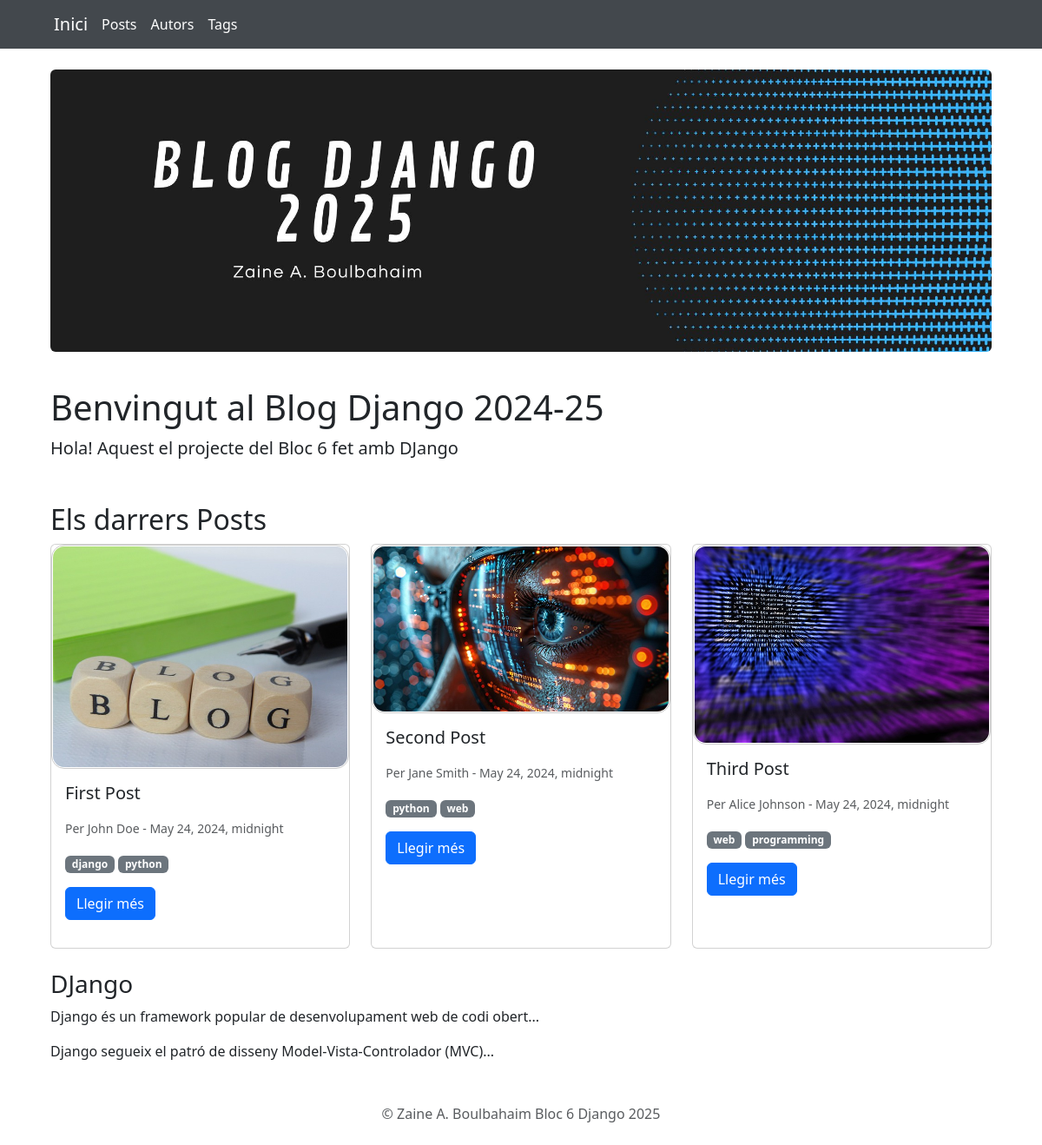
The page / on the database its author committed.
### blog/models.py (models this page shows, shortened)
class Post(models.Model):
    title = models.CharField(max_length=100, validators=[MinLengthValidator(5)])
    excerpt = models.TextField(default="Resum per defecte", validators=[MinLengthValidator(10)])
    image_name = models.CharField(max_length=200, default="blog/images/blog1.jpg")
    date = models.DateTimeField(default=timezone.now)
    slug = models.SlugField(default="", unique=True, blank=True, null=False, db_index=True)
    summary = models.TextField(validators=[MinLengthValidator(10)])
    content = models.TextField(validators=[MinLengthValidator(30)])
    author = models.ForeignKey(Author, on_delete=models.CASCADE)
    tags = models.ManyToManyField(Tag)

class Author(models.Model):
    first_name = models.CharField(max_length=50, validators=[MinLengthValidator(2)])
    last_name = models.CharField(max_length=50, validators=[MinLengthValidator(2)])
    email = models.EmailField()
    def __str__(self):
        return f"{self.first_name} {self.last_name}"

class Tag(models.Model):
    tag = models.CharField(max_length=30, unique=True, validators=[MinLengthValidator(2)])

### blog/views.py (the view)
# urls.py: path('', views.starting_page, name='starting-page'), # Ruta raíz
def starting_page(request):
    posts = Post.objects.all().order_by('-date')[:3] # Només els 3 més recents
    return render(request, "blog/index.html", {"posts": posts})

### blog/templates/blog/index.html (shortened to what this page needs)
{% extends 'blog/base.html' %}
{% load static %}
{% block content %}
    <div class="container px-3">
        <img src="{% static 'blog/images/portada1.jpg' %}" alt="Imatge de benvinguda" class="w-100 rounded mb-3">
    </div>
        <div class="container px-3">
            <h1 class="mt-4">Benvingut al Blog Django 2024-25</h1>
            <p class="lead">Hola! Aquest el projecte del Bloc 6 fet amb DJango</p>
            <h2 class="mt-5">Els darrers Posts</h2>
            <div class="row">
                {% for post in posts %}
                    <div class="col-md-4">
                        {% include "blog/post_single.html" %}
                    </div>
                {% endfor %}
            </div>
        <h3 class="mt-4">DJango</h3>
        <p>Django és un framework popular de desenvolupament web de codi obert...</p>
        <p>Django segueix el patró de disseny Model-Vista-Controlador (MVC)...</p>
    </div>
{% endblock %}

### blog/templates/blog/base.html (shortened to what this page needs)
<!DOCTYPE html>
<html lang="ca">
<head>
    <link href="https://cdn.jsdelivr.net/npm/bootstrap@5.3.3/dist/css/bootstrap.min.css" rel="stylesheet">
    {% load static %}
    <link rel="stylesheet" href="{% static 'blog/css/styles.css' %}">
</head>
<body>
<nav class="navbar navbar-light bg-info">
    <div class="container">
      <div class="d-flex align-items-center">
        <a class="navbar-brand d-flex align-items-center me-3" href="{% url 'blog:starting-page' %}">
          <span class="text-white">Inici</span>
        </a>
        <a class="nav-link text-white me-3" href="{% url 'blog:posts-page' %}">Posts</a>
        <a class="nav-link text-white me-3" href="{% url 'blog:autors' %}">Autors</a>
        <a class="nav-link text-white me-3" href="{% url 'blog:tags-page' %}">Tags</a>
      </div>
    </div>
</nav>
    <main class="container my-4">
        {% block content %}{% endblock %}
    </main>
    <footer class="text-center text-muted py-4">
        © Zaine A. Boulbahaim Bloc 6 Django 2025
    </footer>
</body>
</html>

### blog/templates/blog/post_single.html (shortened to what this page needs)
{% load static %}
<div class="card mb-3 h-100">
    <img src="{% static post.image_name %}" class="post-image" alt="Imatge del post">
    <div class="card-body">
        <h5 class="card-title">{{ post.title }}</h5>
        <p class="text-muted"><small>Per {{ post.author }} - {{ post.date }}</small></p>
        {% if post.tags.all %}
        <p>
            {% for tag in post.tags.all %}
            <a href="{% url 'blog:tag-detail' tag.tag|lower %}" class="badge bg-secondary text-decoration-none">
              {{ tag.tag }}
            </a>
            {% endfor %}
        </p>
        {% endif %}
        <a href="{% url 'blog:post-detail' post.slug %}" class="btn btn-primary">Llegir més</a>
    </div>
</div>

### blog/static/blog/css/styles.css (style rules this page uses)
.navbar { background-color: #43484d !important; }
.navbar .container > div { margin-left: 20px; }
.navbar .nav-link, .navbar .navbar-brand { color: white !important; }
img { border-radius: 10px; }
.post-image { border: 1px solid #ccc !important; border-radius: 15px !important; padding: 1px !important; }

### rows shown on the page
Post: image_name (picture), title "First Post", author "John Doe", date "May 24, 2024, midnight"
Tag: tag "django"
Tag: tag "python"
Post: image_name (picture), title "Second Post", author "Jane Smith", date "May 24, 2024, midnight"
Tag: tag "web"
Post: image_name (picture), title "Third Post", author "Alice Johnson", date "May 24, 2024, midnight"
Tag: tag "programming"
